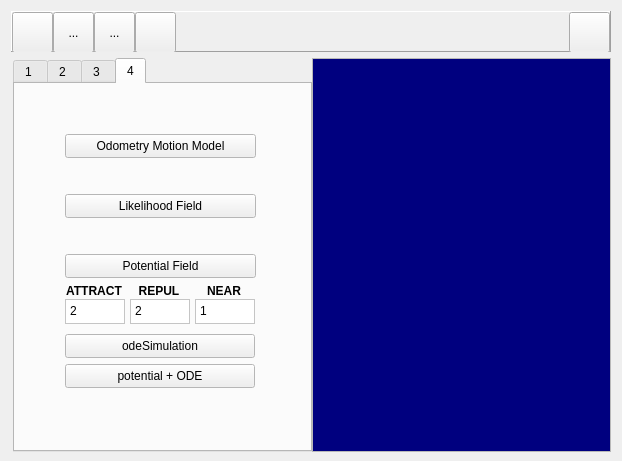
<?xml version="1.0" encoding="UTF-8"?>
<ui version="4.0">
 <class>MainFrame</class>
 <widget class="QDialog" name="MainFrame">
  <property name="geometry">
   <rect>
    <x>0</x>
    <y>0</y>
    <width>622</width>
    <height>461</height>
   </rect>
  </property>
  <property name="sizePolicy">
   <sizepolicy hsizetype="Preferred" vsizetype="Minimum">
    <horstretch>0</horstretch>
    <verstretch>0</verstretch>
   </sizepolicy>
  </property>
  <property name="minimumSize">
   <size>
    <width>0</width>
    <height>461</height>
   </size>
  </property>
  <property name="windowTitle">
   <string>Homeworks</string>
  </property>
  <property name="modal">
   <bool>false</bool>
  </property>
  <layout class="QVBoxLayout" name="verticalLayout">
   <item>
    <widget class="QFrame" name="frame">
     <property name="sizePolicy">
      <sizepolicy hsizetype="Preferred" vsizetype="Fixed">
       <horstretch>0</horstretch>
       <verstretch>0</verstretch>
      </sizepolicy>
     </property>
     <property name="minimumSize">
      <size>
       <width>0</width>
       <height>41</height>
      </size>
     </property>
     <property name="maximumSize">
      <size>
       <width>16777215</width>
       <height>41</height>
      </size>
     </property>
     <property name="frameShape">
      <enum>QFrame::Panel</enum>
     </property>
     <property name="frameShadow">
      <enum>QFrame::Raised</enum>
     </property>
     <layout class="QHBoxLayout" name="horizontalLayout_3">
      <property name="spacing">
       <number>0</number>
      </property>
      <property name="leftMargin">
       <number>0</number>
      </property>
      <property name="topMargin">
       <number>0</number>
      </property>
      <property name="rightMargin">
       <number>0</number>
      </property>
      <property name="bottomMargin">
       <number>0</number>
      </property>
      <item>
       <widget class="QToolButton" name="buttonOpen">
        <property name="enabled">
         <bool>true</bool>
        </property>
        <property name="sizePolicy">
         <sizepolicy hsizetype="Minimum" vsizetype="Minimum">
          <horstretch>0</horstretch>
          <verstretch>0</verstretch>
         </sizepolicy>
        </property>
        <property name="minimumSize">
         <size>
          <width>41</width>
          <height>41</height>
         </size>
        </property>
        <property name="maximumSize">
         <size>
          <width>41</width>
          <height>41</height>
         </size>
        </property>
        <property name="toolTip">
         <string>open an image file</string>
        </property>
        <property name="layoutDirection">
         <enum>Qt::LeftToRight</enum>
        </property>
        <property name="autoFillBackground">
         <bool>false</bool>
        </property>
        <property name="text">
         <string/>
        </property>
        <property name="icon">
         <iconset resource="images/mainframe.qrc">
          <normaloff>:/open.png</normaloff>:/open.png</iconset>
        </property>
        <property name="iconSize">
         <size>
          <width>41</width>
          <height>41</height>
         </size>
        </property>
        <property name="checkable">
         <bool>false</bool>
        </property>
        <property name="autoRepeat">
         <bool>false</bool>
        </property>
        <property name="autoExclusive">
         <bool>false</bool>
        </property>
        <property name="popupMode">
         <enum>QToolButton::DelayedPopup</enum>
        </property>
        <property name="toolButtonStyle">
         <enum>Qt::ToolButtonIconOnly</enum>
        </property>
        <property name="autoRaise">
         <bool>false</bool>
        </property>
       </widget>
      </item>
      <item>
       <widget class="QToolButton" name="toolButton_2">
        <property name="sizePolicy">
         <sizepolicy hsizetype="Minimum" vsizetype="Minimum">
          <horstretch>0</horstretch>
          <verstretch>0</verstretch>
         </sizepolicy>
        </property>
        <property name="minimumSize">
         <size>
          <width>41</width>
          <height>41</height>
         </size>
        </property>
        <property name="maximumSize">
         <size>
          <width>41</width>
          <height>41</height>
         </size>
        </property>
        <property name="text">
         <string>...</string>
        </property>
       </widget>
      </item>
      <item>
       <widget class="QToolButton" name="toolButton_3">
        <property name="sizePolicy">
         <sizepolicy hsizetype="Minimum" vsizetype="Minimum">
          <horstretch>0</horstretch>
          <verstretch>0</verstretch>
         </sizepolicy>
        </property>
        <property name="minimumSize">
         <size>
          <width>41</width>
          <height>41</height>
         </size>
        </property>
        <property name="maximumSize">
         <size>
          <width>41</width>
          <height>41</height>
         </size>
        </property>
        <property name="text">
         <string>...</string>
        </property>
       </widget>
      </item>
      <item>
       <widget class="QToolButton" name="buttonDeleteContents">
        <property name="sizePolicy">
         <sizepolicy hsizetype="Minimum" vsizetype="Minimum">
          <horstretch>0</horstretch>
          <verstretch>0</verstretch>
         </sizepolicy>
        </property>
        <property name="minimumSize">
         <size>
          <width>41</width>
          <height>41</height>
         </size>
        </property>
        <property name="maximumSize">
         <size>
          <width>41</width>
          <height>41</height>
         </size>
        </property>
        <property name="toolTip">
         <string>close all forms</string>
        </property>
        <property name="autoFillBackground">
         <bool>false</bool>
        </property>
        <property name="text">
         <string/>
        </property>
        <property name="icon">
         <iconset resource="images/mainframe.qrc">
          <normaloff>:/1-21.png</normaloff>:/1-21.png</iconset>
        </property>
        <property name="iconSize">
         <size>
          <width>41</width>
          <height>41</height>
         </size>
        </property>
       </widget>
      </item>
      <item>
       <spacer name="horizontalSpacer">
        <property name="orientation">
         <enum>Qt::Horizontal</enum>
        </property>
        <property name="sizeHint" stdset="0">
         <size>
          <width>40</width>
          <height>20</height>
         </size>
        </property>
       </spacer>
      </item>
      <item>
       <widget class="QToolButton" name="buttonShowList">
        <property name="sizePolicy">
         <sizepolicy hsizetype="Minimum" vsizetype="Minimum">
          <horstretch>0</horstretch>
          <verstretch>0</verstretch>
         </sizepolicy>
        </property>
        <property name="minimumSize">
         <size>
          <width>41</width>
          <height>41</height>
         </size>
        </property>
        <property name="maximumSize">
         <size>
          <width>41</width>
          <height>41</height>
         </size>
        </property>
        <property name="toolTip">
         <string>show the list view</string>
        </property>
        <property name="text">
         <string/>
        </property>
        <property name="icon">
         <iconset resource="images/mainframe.qrc">
          <normaloff>:/2-3.png</normaloff>:/2-3.png</iconset>
        </property>
        <property name="iconSize">
         <size>
          <width>82</width>
          <height>41</height>
         </size>
        </property>
       </widget>
      </item>
     </layout>
    </widget>
   </item>
   <item>
    <layout class="QHBoxLayout" name="horizontalLayout">
     <property name="spacing">
      <number>0</number>
     </property>
     <property name="leftMargin">
      <number>2</number>
     </property>
     <item>
      <widget class="QTabWidget" name="tabWidget">
       <property name="sizePolicy">
        <sizepolicy hsizetype="Fixed" vsizetype="Expanding">
         <horstretch>0</horstretch>
         <verstretch>0</verstretch>
        </sizepolicy>
       </property>
       <property name="minimumSize">
        <size>
         <width>299</width>
         <height>394</height>
        </size>
       </property>
       <property name="palette">
        <palette>
         <active>
          <colorrole role="Light">
           <brush brushstyle="SolidPattern">
            <color alpha="255">
             <red>255</red>
             <green>255</green>
             <blue>255</blue>
            </color>
           </brush>
          </colorrole>
          <colorrole role="Base">
           <brush brushstyle="SolidPattern">
            <color alpha="255">
             <red>255</red>
             <green>255</green>
             <blue>255</blue>
            </color>
           </brush>
          </colorrole>
          <colorrole role="Window">
           <brush brushstyle="SolidPattern">
            <color alpha="255">
             <red>255</red>
             <green>255</green>
             <blue>255</blue>
            </color>
           </brush>
          </colorrole>
          <colorrole role="NoRole">
           <brush brushstyle="SolidPattern">
            <color alpha="255">
             <red>255</red>
             <green>85</green>
             <blue>0</blue>
            </color>
           </brush>
          </colorrole>
         </active>
         <inactive>
          <colorrole role="Light">
           <brush brushstyle="SolidPattern">
            <color alpha="255">
             <red>255</red>
             <green>255</green>
             <blue>255</blue>
            </color>
           </brush>
          </colorrole>
          <colorrole role="Base">
           <brush brushstyle="SolidPattern">
            <color alpha="255">
             <red>255</red>
             <green>255</green>
             <blue>255</blue>
            </color>
           </brush>
          </colorrole>
          <colorrole role="Window">
           <brush brushstyle="SolidPattern">
            <color alpha="255">
             <red>255</red>
             <green>255</green>
             <blue>255</blue>
            </color>
           </brush>
          </colorrole>
          <colorrole role="NoRole">
           <brush brushstyle="SolidPattern">
            <color alpha="255">
             <red>255</red>
             <green>85</green>
             <blue>0</blue>
            </color>
           </brush>
          </colorrole>
         </inactive>
         <disabled>
          <colorrole role="Light">
           <brush brushstyle="SolidPattern">
            <color alpha="255">
             <red>255</red>
             <green>255</green>
             <blue>255</blue>
            </color>
           </brush>
          </colorrole>
          <colorrole role="Base">
           <brush brushstyle="SolidPattern">
            <color alpha="255">
             <red>255</red>
             <green>255</green>
             <blue>255</blue>
            </color>
           </brush>
          </colorrole>
          <colorrole role="Window">
           <brush brushstyle="SolidPattern">
            <color alpha="255">
             <red>255</red>
             <green>255</green>
             <blue>255</blue>
            </color>
           </brush>
          </colorrole>
          <colorrole role="NoRole">
           <brush brushstyle="SolidPattern">
            <color alpha="255">
             <red>255</red>
             <green>85</green>
             <blue>0</blue>
            </color>
           </brush>
          </colorrole>
         </disabled>
        </palette>
       </property>
       <property name="cursor">
        <cursorShape>ArrowCursor</cursorShape>
       </property>
       <property name="autoFillBackground">
        <bool>false</bool>
       </property>
       <property name="tabPosition">
        <enum>QTabWidget::North</enum>
       </property>
       <property name="tabShape">
        <enum>QTabWidget::Rounded</enum>
       </property>
       <property name="currentIndex">
        <number>3</number>
       </property>
       <property name="iconSize">
        <size>
         <width>31</width>
         <height>31</height>
        </size>
       </property>
       <property name="elideMode">
        <enum>Qt::ElideMiddle</enum>
       </property>
       <widget class="QWidget" name="tab_1">
        <attribute name="title">
         <string>1 </string>
        </attribute>
        <widget class="QPushButton" name="buttonAStar">
         <property name="geometry">
          <rect>
           <x>70</x>
           <y>60</y>
           <width>141</width>
           <height>31</height>
          </rect>
         </property>
         <property name="font">
          <font>
           <family>맑은 고딕</family>
           <pointsize>10</pointsize>
          </font>
         </property>
         <property name="text">
          <string>Run A*</string>
         </property>
        </widget>
        <widget class="QLabel" name="label_17">
         <property name="geometry">
          <rect>
           <x>80</x>
           <y>21</y>
           <width>56</width>
           <height>12</height>
          </rect>
         </property>
         <property name="font">
          <font>
           <family>맑은 고딕</family>
          </font>
         </property>
         <property name="text">
          <string>Source</string>
         </property>
        </widget>
        <widget class="QLabel" name="label_18">
         <property name="geometry">
          <rect>
           <x>160</x>
           <y>21</y>
           <width>56</width>
           <height>12</height>
          </rect>
         </property>
         <property name="font">
          <font>
           <family>맑은 고딕</family>
          </font>
         </property>
         <property name="text">
          <string>Goal</string>
         </property>
        </widget>
        <widget class="QWidget" name="layoutWidget">
         <property name="geometry">
          <rect>
           <x>71</x>
           <y>36</y>
           <width>139</width>
           <height>25</height>
          </rect>
         </property>
         <layout class="QHBoxLayout" name="horizontalLayout_9">
          <item>
           <widget class="QLineEdit" name="editSourceNode">
            <property name="text">
             <string>A</string>
            </property>
            <property name="alignment">
             <set>Qt::AlignCenter</set>
            </property>
           </widget>
          </item>
          <item>
           <widget class="QLineEdit" name="editGoalNode">
            <property name="text">
             <string>Q</string>
            </property>
            <property name="alignment">
             <set>Qt::AlignCenter</set>
            </property>
           </widget>
          </item>
         </layout>
        </widget>
       </widget>
       <widget class="QWidget" name="tab_2">
        <attribute name="title">
         <string>2 </string>
        </attribute>
        <widget class="QPushButton" name="visibilityAstar">
         <property name="geometry">
          <rect>
           <x>60</x>
           <y>60</y>
           <width>151</width>
           <height>31</height>
          </rect>
         </property>
         <property name="text">
          <string>Run A*</string>
         </property>
        </widget>
        <widget class="QPushButton" name="visibilityMap">
         <property name="geometry">
          <rect>
           <x>60</x>
           <y>20</y>
           <width>151</width>
           <height>31</height>
          </rect>
         </property>
         <property name="text">
          <string>make visibilitymap</string>
         </property>
        </widget>
       </widget>
       <widget class="QWidget" name="tab">
        <attribute name="title">
         <string>3 </string>
        </attribute>
        <widget class="QPushButton" name="voronoiDiagram">
         <property name="geometry">
          <rect>
           <x>70</x>
           <y>90</y>
           <width>131</width>
           <height>31</height>
          </rect>
         </property>
         <property name="text">
          <string>Voronoi Diagram</string>
         </property>
        </widget>
        <widget class="QPushButton" name="voronoiAstar">
         <property name="geometry">
          <rect>
           <x>70</x>
           <y>140</y>
           <width>131</width>
           <height>31</height>
          </rect>
         </property>
         <property name="text">
          <string>Run A*</string>
         </property>
        </widget>
       </widget>
       <widget class="QWidget" name="tab_3">
        <attribute name="title">
         <string>4</string>
        </attribute>
        <widget class="QPushButton" name="odometryMotion">
         <property name="geometry">
          <rect>
           <x>50</x>
           <y>50</y>
           <width>191</width>
           <height>24</height>
          </rect>
         </property>
         <property name="text">
          <string>Odometry Motion Model</string>
         </property>
        </widget>
        <widget class="QPushButton" name="likelihoodField">
         <property name="geometry">
          <rect>
           <x>50</x>
           <y>110</y>
           <width>191</width>
           <height>24</height>
          </rect>
         </property>
         <property name="text">
          <string>Likelihood Field</string>
         </property>
        </widget>
        <widget class="QPushButton" name="PotentialField">
         <property name="geometry">
          <rect>
           <x>50</x>
           <y>170</y>
           <width>191</width>
           <height>24</height>
          </rect>
         </property>
         <property name="text">
          <string>Potential Field</string>
         </property>
        </widget>
        <widget class="QPlainTextEdit" name="attParam">
         <property name="geometry">
          <rect>
           <x>50</x>
           <y>215</y>
           <width>60</width>
           <height>25</height>
          </rect>
         </property>
         <property name="plainText">
          <string>2</string>
         </property>
        </widget>
        <widget class="QPlainTextEdit" name="repulParam">
         <property name="geometry">
          <rect>
           <x>115</x>
           <y>215</y>
           <width>60</width>
           <height>25</height>
          </rect>
         </property>
         <property name="plainText">
          <string>2</string>
         </property>
        </widget>
        <widget class="QPlainTextEdit" name="repulNearParam">
         <property name="geometry">
          <rect>
           <x>180</x>
           <y>215</y>
           <width>60</width>
           <height>25</height>
          </rect>
         </property>
         <property name="plainText">
          <string>1</string>
         </property>
        </widget>
        <widget class="QLabel" name="label">
         <property name="geometry">
          <rect>
           <x>45</x>
           <y>200</y>
           <width>68</width>
           <height>15</height>
          </rect>
         </property>
         <property name="text">
          <string>&lt;html&gt;&lt;head/&gt;&lt;body&gt;&lt;p align=&quot;center&quot;&gt;&lt;span style=&quot; font-weight:600;&quot;&gt;ATTRACT&lt;/span&gt;&lt;/p&gt;&lt;/body&gt;&lt;/html&gt;</string>
         </property>
        </widget>
        <widget class="QLabel" name="label_2">
         <property name="geometry">
          <rect>
           <x>110</x>
           <y>200</y>
           <width>68</width>
           <height>15</height>
          </rect>
         </property>
         <property name="text">
          <string>&lt;html&gt;&lt;head/&gt;&lt;body&gt;&lt;p align=&quot;center&quot;&gt;&lt;span style=&quot; font-weight:600;&quot;&gt;REPUL&lt;/span&gt;&lt;/p&gt;&lt;/body&gt;&lt;/html&gt;</string>
         </property>
        </widget>
        <widget class="QLabel" name="label_3">
         <property name="geometry">
          <rect>
           <x>175</x>
           <y>200</y>
           <width>68</width>
           <height>15</height>
          </rect>
         </property>
         <property name="text">
          <string>&lt;html&gt;&lt;head/&gt;&lt;body&gt;&lt;p align=&quot;center&quot;&gt;&lt;span style=&quot; font-weight:600;&quot;&gt;NEAR&lt;/span&gt;&lt;/p&gt;&lt;/body&gt;&lt;/html&gt;</string>
         </property>
        </widget>
        <widget class="QPushButton" name="odeSimBT">
         <property name="geometry">
          <rect>
           <x>50</x>
           <y>250</y>
           <width>190</width>
           <height>24</height>
          </rect>
         </property>
         <property name="text">
          <string>odeSimulation</string>
         </property>
        </widget>
        <widget class="QPushButton" name="potentialOdeBT">
         <property name="geometry">
          <rect>
           <x>50</x>
           <y>280</y>
           <width>190</width>
           <height>24</height>
          </rect>
         </property>
         <property name="text">
          <string>potential + ODE</string>
         </property>
        </widget>
       </widget>
      </widget>
     </item>
     <item>
      <widget class="QListWidget" name="listWidget">
       <property name="sizePolicy">
        <sizepolicy hsizetype="Ignored" vsizetype="Minimum">
         <horstretch>0</horstretch>
         <verstretch>0</verstretch>
        </sizepolicy>
       </property>
       <property name="minimumSize">
        <size>
         <width>0</width>
         <height>394</height>
        </size>
       </property>
       <property name="palette">
        <palette>
         <active>
          <colorrole role="WindowText">
           <brush brushstyle="SolidPattern">
            <color alpha="255">
             <red>255</red>
             <green>255</green>
             <blue>0</blue>
            </color>
           </brush>
          </colorrole>
          <colorrole role="Text">
           <brush brushstyle="SolidPattern">
            <color alpha="255">
             <red>255</red>
             <green>255</green>
             <blue>255</blue>
            </color>
           </brush>
          </colorrole>
          <colorrole role="Base">
           <brush brushstyle="SolidPattern">
            <color alpha="255">
             <red>0</red>
             <green>0</green>
             <blue>127</blue>
            </color>
           </brush>
          </colorrole>
          <colorrole role="PlaceholderText">
           <brush brushstyle="NoBrush">
            <color alpha="128">
             <red>255</red>
             <green>255</green>
             <blue>255</blue>
            </color>
           </brush>
          </colorrole>
         </active>
         <inactive>
          <colorrole role="WindowText">
           <brush brushstyle="SolidPattern">
            <color alpha="255">
             <red>255</red>
             <green>255</green>
             <blue>0</blue>
            </color>
           </brush>
          </colorrole>
          <colorrole role="Text">
           <brush brushstyle="SolidPattern">
            <color alpha="255">
             <red>255</red>
             <green>255</green>
             <blue>255</blue>
            </color>
           </brush>
          </colorrole>
          <colorrole role="Base">
           <brush brushstyle="SolidPattern">
            <color alpha="255">
             <red>0</red>
             <green>0</green>
             <blue>127</blue>
            </color>
           </brush>
          </colorrole>
          <colorrole role="PlaceholderText">
           <brush brushstyle="NoBrush">
            <color alpha="128">
             <red>255</red>
             <green>255</green>
             <blue>255</blue>
            </color>
           </brush>
          </colorrole>
         </inactive>
         <disabled>
          <colorrole role="WindowText">
           <brush brushstyle="SolidPattern">
            <color alpha="255">
             <red>120</red>
             <green>120</green>
             <blue>120</blue>
            </color>
           </brush>
          </colorrole>
          <colorrole role="Text">
           <brush brushstyle="SolidPattern">
            <color alpha="255">
             <red>120</red>
             <green>120</green>
             <blue>120</blue>
            </color>
           </brush>
          </colorrole>
          <colorrole role="Base">
           <brush brushstyle="SolidPattern">
            <color alpha="255">
             <red>240</red>
             <green>240</green>
             <blue>240</blue>
            </color>
           </brush>
          </colorrole>
          <colorrole role="PlaceholderText">
           <brush brushstyle="NoBrush">
            <color alpha="128">
             <red>255</red>
             <green>255</green>
             <blue>255</blue>
            </color>
           </brush>
          </colorrole>
         </disabled>
        </palette>
       </property>
       <property name="font">
        <font>
         <family>Times New Roman</family>
         <pointsize>10</pointsize>
        </font>
       </property>
      </widget>
     </item>
    </layout>
   </item>
  </layout>
 </widget>
 <layoutdefault spacing="6" margin="11"/>
 <resources>
  <include location="images/mainframe.qrc"/>
 </resources>
 <connections/>
</ui>
